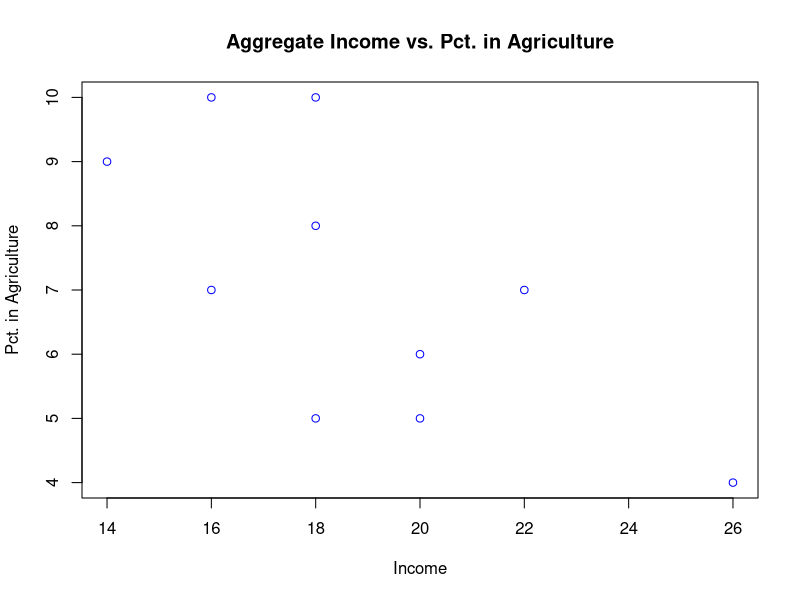
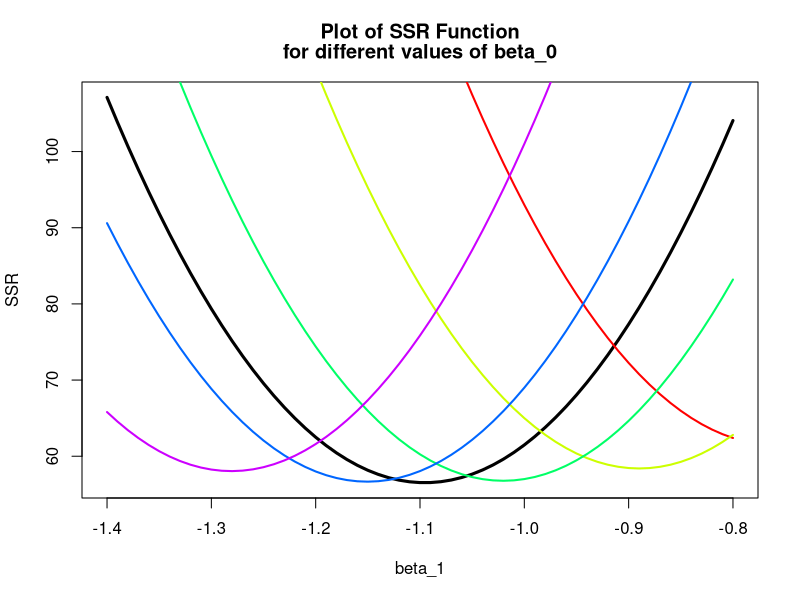
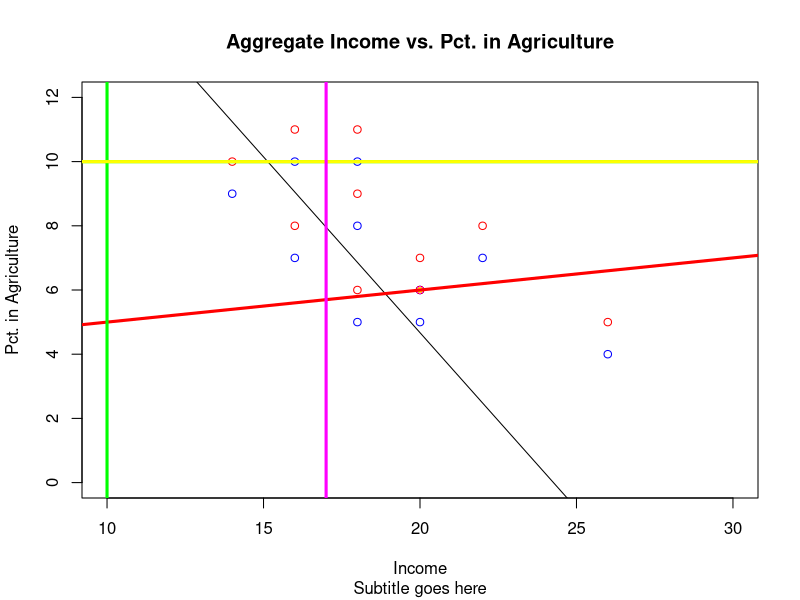
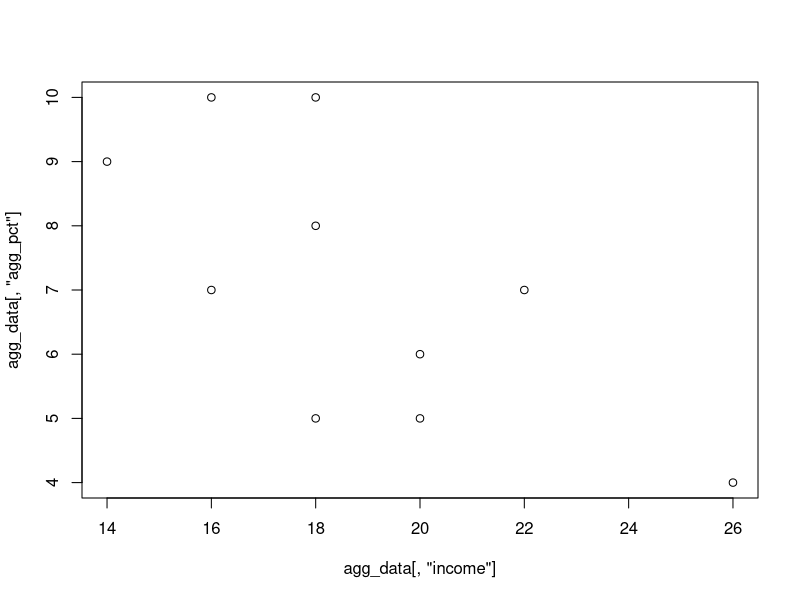
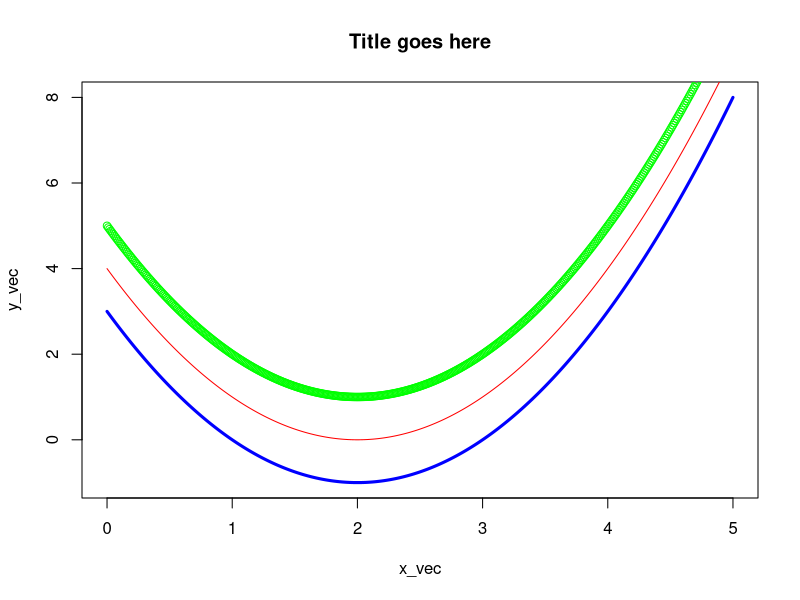
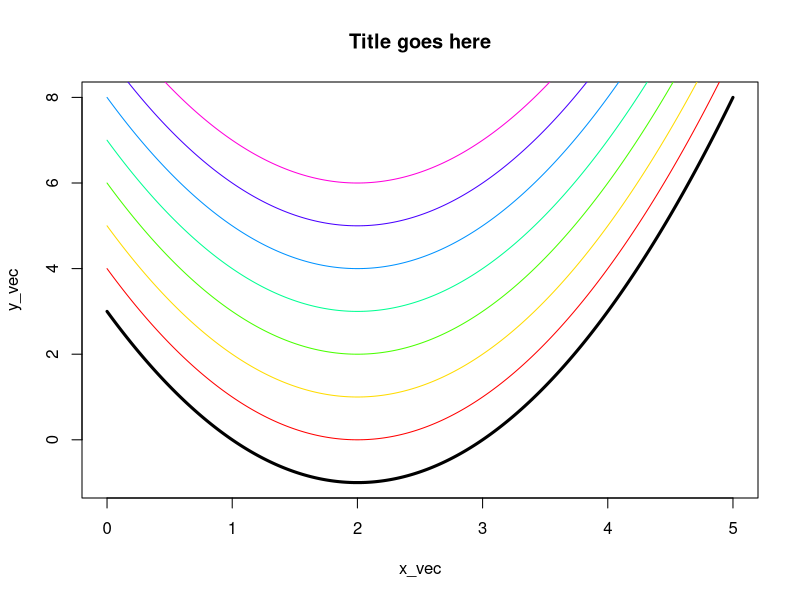

The R script that drew these images, in order:
##################################################
# 
# GEB 6895: Tools for Business Intelligence
# 
# OLS Regression Demo
# Regression with Data Entered Directly into the Script
# 
# Lealand Morin, Ph.D.
# Assistant Professor
# Department of Economics
# College of Business Administration
# University of Central Florida
# 
# September 16, 2019
# 
##################################################
# 
# Calculating_beta_hat gives an example of OLS regression
#   using data entered within this script.
#   It includes exercises to calculate the OLS
#   estimates from direct calculation and optimization.
# 
# Dependencies:
#   None. 
# 
##################################################


##################################################
# Preparing the Workspace
##################################################

# Clear workspace.
rm(list=ls(all=TRUE))

# Set working directory.
# wd_path <- '/path/to/your/folder' 
# Not required, since this program does not interact with other files.

# setwd(wd_path)

# No libraries required.
# Otherwise would have a command like the following.
# library(name_of_R_package)


##################################################
# Enter the dataset and run regression
##################################################

# Enter the numbers in the dataset.
income_data  <- c(14, 18, 18, 16, 16, 26, 20, 18, 20, 22)
agg_pct_data <- c(9, 10, 8, 7, 10, 4, 5, 5, 6, 7)
agg_data <- data.frame(income = income_data, 
                       agg_pct = agg_pct_data)

# Inspect the data.
summary(agg_data)

# Plot a scattergraph of income and housing prices. 
plot(agg_data[, 'income'], 
     agg_data[, 'agg_pct'], 
     main = 'Aggregate Income vs. Pct. in Agriculture', 
     xlab = 'Income', 
     ylab = 'Pct. in Agriculture', 
     col = 'blue')



# Estimate a regression model.
lm_model <- lm(data = agg_data, 
               formula = income ~ agg_pct)

# Output the results to screen.
summary(lm_model)

# Store the slope coefficient. 
beta_1_hat_lm <- summary(lm_model)$coefficients['agg_pct', 'Estimate']
beta_1_hat_lm <- coef(lm_model)['agg_pct']

print(beta_1_hat_lm)

##################################################
# Estimating beta from direct calculation
##################################################

# Calculate the estimate of the slope coefficient above. 

y <- agg_data[, 'income']
x <- agg_data[, 'agg_pct']


# From the formula:
beta_1_hat_calc <- sum((y - mean(y)) * (x - mean(x)))/sum((x - mean(x))^2)

# From the relationship between covariance, variance and correlation: 
beta_1_hat_calc <- cor(x, y) * (sd(y) / sd(x))

# Compare with the output above. 
print(beta_1_hat_calc)

##################################################
# Estimating beta from solving equations
##################################################

# Part i: Define matrices for normal equations.

# Vector version (not required but very nice):

ones <- rep(1, length(x))
z <- cbind(ones, x)
t(z)

X_T_x <- t(z)%*%z

X_T_y <- t(z)%*%y

# Scalar version (direct from the formula given):

X_T_x <- matrix(c(length(x), sum(x), sum(x), sum(x^2)), 
                nrow = 2, ncol = 2)

X_T_y <- matrix(c(sum(y), sum(x*y)), 
                nrow = 2, ncol = 1)

# Part ii: Solve the equations for beta. 

beta_hat_norm <- solve(X_T_x, X_T_y)

# Select the second element (they are calculated together). 
beta_1_hat_norm <- beta_hat_norm[2]

# Compare with the output above. 
print(beta_1_hat_norm)


##################################################
# Estimating beta from optimization
##################################################

# Part i: Sum of Squared residuals.

# Note that beta is a vector of two coefficients. 

# Notation to match f(x, a, b)
# where f() -> ssr(), x -> beta, a -> y, b -> x

# Test with this:
beta_test_ssr <- c(coef(lm_model)['(Intercept)'], 
                   coef(lm_model)['agg_pct'])

ssr <- function(beta, y, x) {
  
  beta_0 <- beta[1]
  beta_1 <- beta[2]
  
  
  ssr <- sum((y - beta_0 - beta_1*x)^2)
  
  return(ssr)
}

# 
sqrt(ssr(beta_test_ssr, y, x)/8)
# Should get: 
# Residual standard error: 2.658

# Part ii: Plot the SSR function on a graph.

# Draw several lines for fixed values of beta_0, 
# with candidate values of beta_1 on the horizontal axis.


# An example of one such line:
beta_0_plot <- coef(lm_model)['(Intercept)']
beta_1_plot <- seq(-1.4, -0.8, by = 0.01)
# Calculate corresponding values of SSR:
ssr_plot = rep(NA, length(beta_1_plot))
for (i in 1:length(beta_1_plot)) {
  
  beta_test_ssr_plot <- c(beta_0_plot, beta_1_plot[i])
  ssr_plot[i] <- ssr(beta_test_ssr_plot, y, x)
}

# Now plot this line. 
plot(beta_1_plot, ssr_plot, 
     main = c('Plot of SSR Function', 'for different values of beta_0'), 
     xlab = 'beta_1',
     ylab = 'SSR',
     type = 'l', lwd = 3)
# Repeat for a few other values of beta_0_plot
# and add to the plot with lines().

beta_0_plot_list <- c(24, 25, 26, 27, 28)
color_list <- rainbow(length(beta_0_plot_list))
for (beta_0_num in 1:length(beta_0_plot_list)) {
  
  beta_0_plot <- beta_0_plot_list[beta_0_num]
  
  # Generate another series to plot
  ssr_plot = rep(NA, length(beta_1_plot))
  for (i in 1:length(beta_1_plot)) {
    
    beta_test_ssr_plot <- c(beta_0_plot, beta_1_plot[i])
    ssr_plot[i] <- ssr(beta_test_ssr_plot, y, x)
  }
  
  # Plot this line with the others.
  lines(beta_1_plot, ssr_plot, 
       col = color_list[beta_0_num], lwd = 2)
  
}



# Verify that the maximum is at the beta_hat estimate.


# Part iii: Optimize the SSR function w.r.t. beta. 

# ...

beta_hat_opt <- optim(par = c(0, 0), fn = ssr, y = y, x = x)


# Extract the estimate of the slope coefficient.
beta_1_hat_opt <- beta_hat_opt$par[2]

# Compare with the output above. 
print(beta_1_hat_opt)



##################################################
# Practice with graphs
##################################################


# Plot a scattergraph of income and housing prices. 
plot(agg_data[, 'income'], 
     agg_data[, 'agg_pct'], 
     main = 'Aggregate Income vs. Pct. in Agriculture', 
     sub = 'Subtitle goes here', 
     xlab = 'Income', 
     ylab = 'Pct. in Agriculture', 
     xlim = c(10, 30),
     ylim = c(0, 12),
     col = 'blue')
points(agg_data[, 'income'], 
       agg_data[, 'agg_pct'] + 1, 
       col = 'red')
points(20, 6, col = 'magenta', pch = 16)
points(20, 6, col = 'yellow', pch = 20)
abline(lm_model)
abline(a = 4, # Intercept
       b = 0.1,  # Slope
       lwd = 3, col = 'red')
abline(h = c(10, 25), v = c(3, 10), 
       lwd = 3, col = 'green')
abline(h = c(10, 25), 
       lwd = 3, col = 'yellow')
abline(v = c(17), 
       lwd = 3, col = 'magenta')




plot(agg_data[, 'income'], 
     agg_data[, 'agg_pct'])



# Example of line.
x_vec <- seq(0, 5, by = 0.01)
y_vec <- (x_vec - 2)^2 - 1


plot(x_vec, y_vec, 
     main = 'Title goes here', 
     type = 'l', 
     lwd = 3, # line width.
     col = 'blue')
lines(x_vec, y_vec + 1, col = 'red')
points(x_vec, y_vec + 2, col = 'green')


plot(x_vec, y_vec, 
     main = 'Title goes here', 
     type = 'l', 
     lwd = 3, # line width.
     col = 'black')
color_list <- rainbow(7)
for (i in 1:7) {
  lines(x_vec, y_vec + i, col = color_list[i])
}

##################################################
# End
##################################################
